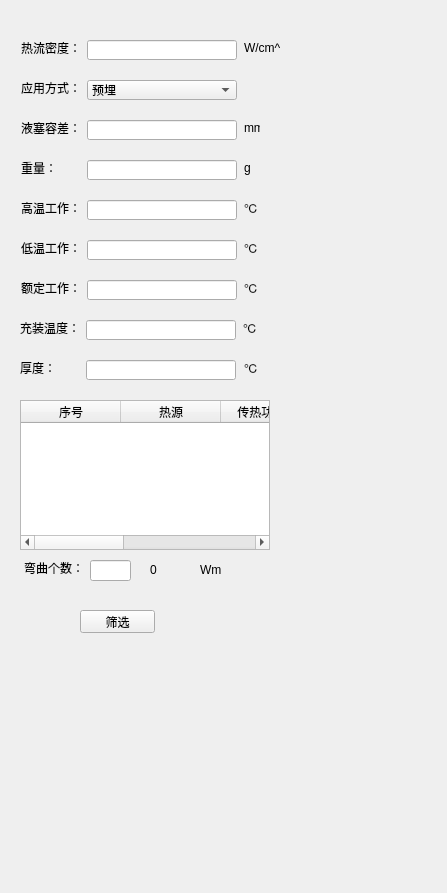
<?xml version="1.0" encoding="UTF-8"?>
<ui version="4.0">
 <class>Form</class>
 <widget class="QWidget" name="Form">
  <property name="geometry">
   <rect>
    <x>0</x>
    <y>0</y>
    <width>447</width>
    <height>893</height>
   </rect>
  </property>
  <property name="windowTitle">
   <string>Form</string>
  </property>
  <widget class="QLabel" name="label">
   <property name="geometry">
    <rect>
     <x>21</x>
     <y>40</y>
     <width>60</width>
     <height>16</height>
    </rect>
   </property>
   <property name="text">
    <string>热流密度：</string>
   </property>
  </widget>
  <widget class="QLineEdit" name="reliumidu">
   <property name="geometry">
    <rect>
     <x>87</x>
     <y>40</y>
     <width>150</width>
     <height>20</height>
    </rect>
   </property>
  </widget>
  <widget class="QLabel" name="label_2">
   <property name="geometry">
    <rect>
     <x>244</x>
     <y>40</y>
     <width>36</width>
     <height>16</height>
    </rect>
   </property>
   <property name="text">
    <string>W/cm^2</string>
   </property>
  </widget>
  <widget class="QLabel" name="label_4">
   <property name="geometry">
    <rect>
     <x>21</x>
     <y>80</y>
     <width>60</width>
     <height>16</height>
    </rect>
   </property>
   <property name="text">
    <string>应用方式：</string>
   </property>
  </widget>
  <widget class="QComboBox" name="type">
   <property name="geometry">
    <rect>
     <x>87</x>
     <y>80</y>
     <width>150</width>
     <height>20</height>
    </rect>
   </property>
   <item>
    <property name="text">
     <string>预埋</string>
    </property>
   </item>
   <item>
    <property name="text">
     <string>外贴</string>
    </property>
   </item>
  </widget>
  <widget class="QLineEdit" name="rongcha">
   <property name="geometry">
    <rect>
     <x>87</x>
     <y>120</y>
     <width>150</width>
     <height>20</height>
    </rect>
   </property>
  </widget>
  <widget class="QLabel" name="label_3">
   <property name="geometry">
    <rect>
     <x>21</x>
     <y>120</y>
     <width>60</width>
     <height>16</height>
    </rect>
   </property>
   <property name="text">
    <string>液塞容差：</string>
   </property>
  </widget>
  <widget class="QLabel" name="label_5">
   <property name="geometry">
    <rect>
     <x>244</x>
     <y>120</y>
     <width>16</width>
     <height>16</height>
    </rect>
   </property>
   <property name="text">
    <string>mm</string>
   </property>
  </widget>
  <widget class="QLineEdit" name="weight">
   <property name="geometry">
    <rect>
     <x>87</x>
     <y>160</y>
     <width>150</width>
     <height>20</height>
    </rect>
   </property>
   <property name="text">
    <string/>
   </property>
  </widget>
  <widget class="QLabel" name="label_6">
   <property name="geometry">
    <rect>
     <x>244</x>
     <y>160</y>
     <width>16</width>
     <height>16</height>
    </rect>
   </property>
   <property name="text">
    <string>g</string>
   </property>
  </widget>
  <widget class="QLabel" name="label_7">
   <property name="geometry">
    <rect>
     <x>21</x>
     <y>160</y>
     <width>36</width>
     <height>16</height>
    </rect>
   </property>
   <property name="layoutDirection">
    <enum>Qt::LeftToRight</enum>
   </property>
   <property name="text">
    <string>重量：</string>
   </property>
   <property name="margin">
    <number>0</number>
   </property>
  </widget>
  <widget class="QLabel" name="label_8">
   <property name="geometry">
    <rect>
     <x>244</x>
     <y>200</y>
     <width>16</width>
     <height>16</height>
    </rect>
   </property>
   <property name="text">
    <string>℃</string>
   </property>
  </widget>
  <widget class="QLineEdit" name="hightemp">
   <property name="geometry">
    <rect>
     <x>87</x>
     <y>200</y>
     <width>150</width>
     <height>20</height>
    </rect>
   </property>
   <property name="text">
    <string/>
   </property>
  </widget>
  <widget class="QLabel" name="label_9">
   <property name="geometry">
    <rect>
     <x>21</x>
     <y>200</y>
     <width>60</width>
     <height>16</height>
    </rect>
   </property>
   <property name="text">
    <string>高温工作：</string>
   </property>
  </widget>
  <widget class="QLabel" name="label_10">
   <property name="geometry">
    <rect>
     <x>244</x>
     <y>240</y>
     <width>16</width>
     <height>16</height>
    </rect>
   </property>
   <property name="text">
    <string>℃</string>
   </property>
  </widget>
  <widget class="QLineEdit" name="lowtemp">
   <property name="geometry">
    <rect>
     <x>87</x>
     <y>240</y>
     <width>150</width>
     <height>20</height>
    </rect>
   </property>
   <property name="text">
    <string/>
   </property>
  </widget>
  <widget class="QLabel" name="label_11">
   <property name="geometry">
    <rect>
     <x>21</x>
     <y>240</y>
     <width>60</width>
     <height>16</height>
    </rect>
   </property>
   <property name="text">
    <string>低温工作：</string>
   </property>
  </widget>
  <widget class="QLabel" name="label_12">
   <property name="geometry">
    <rect>
     <x>244</x>
     <y>280</y>
     <width>16</width>
     <height>16</height>
    </rect>
   </property>
   <property name="text">
    <string>℃</string>
   </property>
  </widget>
  <widget class="QLineEdit" name="edingtemp">
   <property name="geometry">
    <rect>
     <x>87</x>
     <y>280</y>
     <width>150</width>
     <height>20</height>
    </rect>
   </property>
   <property name="text">
    <string/>
   </property>
  </widget>
  <widget class="QLabel" name="label_13">
   <property name="geometry">
    <rect>
     <x>21</x>
     <y>280</y>
     <width>60</width>
     <height>16</height>
    </rect>
   </property>
   <property name="text">
    <string>额定工作：</string>
   </property>
  </widget>
  <widget class="QPushButton" name="pushButton">
   <property name="geometry">
    <rect>
     <x>80</x>
     <y>610</y>
     <width>75</width>
     <height>23</height>
    </rect>
   </property>
   <property name="text">
    <string>筛选</string>
   </property>
  </widget>
  <widget class="QTableWidget" name="tableWidget">
   <property name="geometry">
    <rect>
     <x>20</x>
     <y>400</y>
     <width>250</width>
     <height>150</height>
    </rect>
   </property>
   <column>
    <property name="text">
     <string>序号</string>
    </property>
   </column>
   <column>
    <property name="text">
     <string>热源</string>
    </property>
   </column>
   <column>
    <property name="text">
     <string>传热功率(W)</string>
    </property>
   </column>
   <column>
    <property name="text">
     <string>传输距离(mm)</string>
    </property>
   </column>
   <column>
    <property name="text">
     <string>操作</string>
    </property>
   </column>
  </widget>
  <widget class="QLabel" name="label_18">
   <property name="geometry">
    <rect>
     <x>24</x>
     <y>560</y>
     <width>60</width>
     <height>16</height>
    </rect>
   </property>
   <property name="text">
    <string>弯曲个数：</string>
   </property>
  </widget>
  <widget class="QLineEdit" name="wanqunum">
   <property name="geometry">
    <rect>
     <x>90</x>
     <y>560</y>
     <width>41</width>
     <height>21</height>
    </rect>
   </property>
   <property name="text">
    <string/>
   </property>
  </widget>
  <widget class="QLabel" name="totalgonglv">
   <property name="geometry">
    <rect>
     <x>150</x>
     <y>560</y>
     <width>41</width>
     <height>20</height>
    </rect>
   </property>
   <property name="text">
    <string>0</string>
   </property>
  </widget>
  <widget class="QLineEdit" name="chongzhuangtemp">
   <property name="geometry">
    <rect>
     <x>86</x>
     <y>320</y>
     <width>150</width>
     <height>20</height>
    </rect>
   </property>
   <property name="text">
    <string/>
   </property>
  </widget>
  <widget class="QLabel" name="label_14">
   <property name="geometry">
    <rect>
     <x>243</x>
     <y>320</y>
     <width>16</width>
     <height>16</height>
    </rect>
   </property>
   <property name="text">
    <string>℃</string>
   </property>
  </widget>
  <widget class="QLabel" name="label_15">
   <property name="geometry">
    <rect>
     <x>20</x>
     <y>320</y>
     <width>60</width>
     <height>16</height>
    </rect>
   </property>
   <property name="text">
    <string>充装温度：</string>
   </property>
  </widget>
  <widget class="QLabel" name="label_20">
   <property name="geometry">
    <rect>
     <x>200</x>
     <y>560</y>
     <width>41</width>
     <height>20</height>
    </rect>
   </property>
   <property name="text">
    <string>Wm</string>
   </property>
  </widget>
  <widget class="QLabel" name="label_16">
   <property name="geometry">
    <rect>
     <x>20</x>
     <y>360</y>
     <width>60</width>
     <height>16</height>
    </rect>
   </property>
   <property name="text">
    <string>厚度：</string>
   </property>
  </widget>
  <widget class="QLabel" name="label_17">
   <property name="geometry">
    <rect>
     <x>244</x>
     <y>360</y>
     <width>16</width>
     <height>16</height>
    </rect>
   </property>
   <property name="text">
    <string>℃</string>
   </property>
  </widget>
  <widget class="QLineEdit" name="thickness">
   <property name="geometry">
    <rect>
     <x>86</x>
     <y>360</y>
     <width>150</width>
     <height>20</height>
    </rect>
   </property>
   <property name="text">
    <string/>
   </property>
  </widget>
 </widget>
 <resources/>
 <connections/>
</ui>
